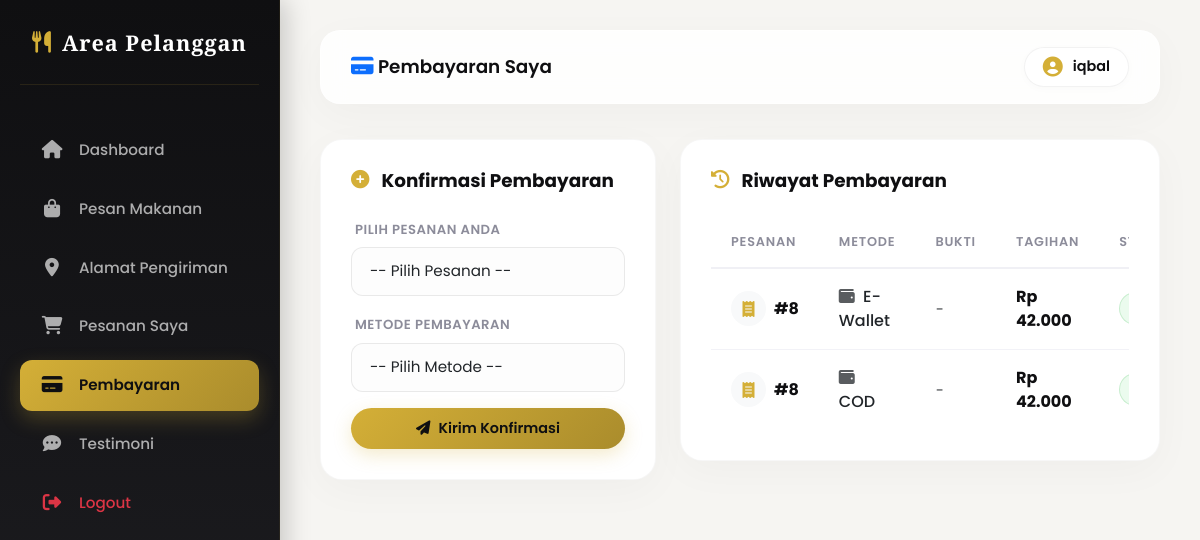
/pengunjung/pembayaran.php (signed in), run on the app's committed database.
### tables this page shows
CREATE TABLE `users` (
  `id` int(11) NOT NULL,
  `username` varchar(50) DEFAULT NULL,
  `password` varchar(255) NOT NULL,
  `role` enum('admin','petugas','pengunjung') DEFAULT NULL
);

CREATE TABLE `pembayaran` (
  `id` int(11) NOT NULL,
  `pesanan_id` int(11) DEFAULT NULL,
  `metode` varchar(50) DEFAULT NULL,
  `status` enum('pending','lunas') DEFAULT 'pending',
  `bukti_pembayaran` varchar(255) DEFAULT NULL
);

CREATE TABLE `pesanan` (
  `id` int(11) NOT NULL,
  `user_id` int(11) DEFAULT NULL,
  `alamat_id` int(11) DEFAULT NULL,
  `ongkir_id` int(11) DEFAULT NULL,
  `tanggal` timestamp NULL DEFAULT CURRENT_TIMESTAMP,
  `total` int(11) DEFAULT NULL,
  `status_pengiriman` varchar(50) DEFAULT 'Proses (Estimasi)'
);

### pengunjung/pembayaran.php (the view, shortened to what this page needs)
<?php
include '../koneksi.php';
$user_id = $_SESSION['id'];
$q_pengunjung = mysqli_query($conn, "SELECT username FROM users WHERE id='$user_id'");
$d_pengunjung = mysqli_fetch_assoc($q_pengunjung);
$nama_pengunjung = $d_pengunjung['username'];
$data = mysqli_query($conn,"
SELECT pembayaran.*, pesanan.total
FROM pembayaran
JOIN pesanan ON pembayaran.pesanan_id = pesanan.id
WHERE pesanan.user_id='$user_id'
ORDER BY pembayaran.id DESC
");
?>
<!DOCTYPE html>
<html lang="id">
<head>
    <link href="https://cdnjs.cloudflare.com/ajax/libs/font-awesome/6.5.0/css/all.min.css" rel="stylesheet">
    <link href="https://cdn.jsdelivr.net/npm/bootstrap@5.3.0/dist/css/bootstrap.min.css" rel="stylesheet">
    <link href="../css/dashboard.css" rel="stylesheet">
</head>
<body>
    <?php include '../includes/sidebar_pengunjung.php'; ?>
    <div class="main-content">
        <?php
        $topbar_title = "Pembayaran Saya";
        $user_name = $nama_pengunjung;
        $topbar_icon = '<i class="fa fa-credit-card text-primary"></i>';
        include '../includes/topbar.php';
        ?>
        <div class="row">
            <div class="col-lg-5 mb-4">
                <div class="card-premium">
                    <h5 class="card-title-premium"><i class="fa fa-plus-circle text-gold"></i> Konfirmasi Pembayaran</h5>
                    <form method="POST" enctype="multipart/form-data">
                        <div class="mb-3">
                            <label class="form-label-muted">Pilih Pesanan Anda</label>
                            <select name="pesanan_id" class="form-select" required>
                                <option value="">-- Pilih Pesanan --</option>
                            </select>
                        </div>
                        <div class="mb-3">
                            <label class="form-label-muted">Metode Pembayaran</label>
                            <select id="selectMetode" name="metode" class="form-select" required>
                                <option value="">-- Pilih Metode --</option>
                            </select>
                        </div>
                        <button name="tambah" class="btn-premium-primary w-100 justify-content-center">
                            <i class="fa fa-paper-plane"></i> Kirim Konfirmasi
                        </button>
                    </form>
                </div>
            </div>
            <div class="col-lg-7">
                <div class="card-premium">
                    <h5 class="card-title-premium mb-4"><i class="fa fa-history text-gold"></i> Riwayat Pembayaran</h5>
                    <div class="table-responsive">
                        <table class="table-premium">
                            <thead>
                                <tr>
                                    <th>Pesanan</th>
                                    <th>Metode</th>
                                    <th>Bukti</th>
                                    <th>Tagihan</th>
                                    <th>Status</th>
                                </tr>
                            </thead>
                            <tbody>
                                <?php if(mysqli_num_rows($data) > 0){ ?>
                                    <?php while($d=mysqli_fetch_array($data)){ ?>
                                    <tr>
                                        <td>
                                            <div class="d-flex align-items-center gap-2">
                                                <div class="bg-light p-2 rounded-circle text-primary d-flex align-items-center justify-content-center" style="width: 35px; height: 35px;">
                                                    <i class="fa fa-receipt text-gold"></i>
                                                </div>
                                                <strong>#<?= htmlspecialchars($d['pesanan_id']) ?></strong>
                                            </div>
                                        </td>
                                        <td>
                                            <span class="text-dark fw-medium">
                                                <i class="fa fa-wallet me-1 text-muted"></i> <?= htmlspecialchars($d['metode']) ?>
                                            </span>
                                        </td>
                                        <td>
                                            <?php if ($d['bukti_pembayaran'] != "" && file_exists('../upload/' . $d['bukti_pembayaran'])) { ?>
                                                <button type="button" class="btn btn-sm btn-light border rounded-pill px-3 py-1" onclick="showProofModal('<?= '../upload/' . htmlspecialchars($d['bukti_pembayaran']) ?>')">
                                                    <i class="fa fa-image text-gold"></i> Lihat
                                                </button>
                                            <?php } else { ?>
                                                <span class="text-muted small">-</span>
                                            <?php } ?>
                                        </td>
                                        <td>
                                            <span class="fw-bold">
                                                Rp <?= number_format($d['total'], 0, ',', '.') ?>
                                            </span>
                                        </td>
                                        <td>
                                            <?php if($d['status']=="pending"){ ?>
                                                <span class="status-badge pending">
                                                    <i class="fa fa-clock"></i> Pending
                                                </span>
                                            <?php } else { ?>
                                                <span class="status-badge lunas">
                                                </span>
                                            <?php } ?>
                                        </td>
                                    </tr>
                                    <?php } ?>
                                <?php } ?>
                            </tbody>
                        </table>
                    </div>
                </div>
            </div>
        </div>
    </div>
</body>
</html>

### includes/topbar.php (shortened to what this page needs)
<div class="topbar">
    <div class="topbar-title">
        <h5><?= isset($topbar_icon) ? $topbar_icon : '<i class="fa fa-chart-pie"></i>' ?> <?= htmlspecialchars($topbar_title) ?></h5>
    </div>
    <div class="topbar-profile">
        <div class="topbar-user">
            <i class="fa fa-user-circle"></i> <span><?= htmlspecialchars($user_name) ?></span>
        </div>
    </div>
</div>

### css/dashboard.css (style rules this page uses)
:root { --gold: #D4AF37; --gold-dark: #AA8C2C; --gold-light: rgba(212, 175, 55, 0.12); --gold-glow: rgba(212, 175, 55, 0.35); --dark: #0F0F11; --dark-medium: #1A1A1D; --dark-light: #242428; --sidebar-bg: linear-gradient(180deg, #0F0F11 0%, #1E1E22 100%); --bg-light: #F6F5F2; --card-shadow: 0 10px 40px rgba(0, 0, 0, 0.03); --hover-shadow: 0 20px 40px rgba(212, 175, 55, 0.08); --transition: all 0.4s cubic-bezier(0.16, 1, 0.3, 1); }
* { margin: 0; padding: 0; box-sizing: border-box; }
body { font-family: 'Poppins', sans-serif; background-color: var(--bg-light); color: var(--dark); min-height: 100vh; overflow-x: hidden; }
.main-content { margin-left: 280px; padding: 30px 40px; transition: var(--transition); min-height: 100vh; }
.topbar { background: rgba(255, 255, 255, 0.85); backdrop-filter: blur(12px); -webkit-backdrop-filter: blur(12px); padding: 16px 30px; border-radius: 20px; margin-bottom: 35px; display: flex; justify-content: space-between; align-items: center; box-shadow: var(--card-shadow); border: 1px solid rgba(255, 255, 255, 0.5); }
.topbar-title { display: flex; align-items: center; gap: 12px; }
.topbar-title h5 { margin: 0; font-weight: 600; color: var(--dark); font-size: 1.15rem; }
.topbar-title i { color: var(--gold); font-size: 1.25rem; }
.topbar-profile { display: flex; align-items: center; gap: 12px; }
.topbar-user { display: flex; align-items: center; gap: 10px; background: #ffffff; padding: 8px 18px; border-radius: 30px; border: 1px solid rgba(0, 0, 0, 0.05); box-shadow: 0 2px 8px rgba(0, 0, 0, 0.02); font-weight: 600; color: var(--dark); font-size: 0.9rem; }
.topbar-user i { font-size: 1.25rem; color: var(--gold); }
.card-premium { background: #ffffff; border-radius: 22px; border: 1px solid rgba(0, 0, 0, 0.03); padding: 30px; box-shadow: var(--card-shadow); transition: var(--transition); }
.card-title-premium { font-weight: 700; color: var(--dark); font-size: 1.15rem; margin-bottom: 25px; display: flex; align-items: center; gap: 12px; }
.card-title-premium i { color: var(--gold); }
.table-responsive { scrollbar-width: none; }
.table-premium { width: 100%; margin-bottom: 0; }
.table-premium th { border-bottom: 2px solid #f0f0f5; color: #8c8c9a; font-weight: 600; text-transform: uppercase; font-size: 0.8rem; letter-spacing: 0.8px; padding: 16px 20px; background-color: transparent; }
.table-premium td { vertical-align: middle; padding: 16px 20px; color: var(--dark); font-weight: 500; border-bottom: 1px solid #f2f2f7; background-color: transparent; transition: var(--transition); }
.table-premium tbody tr { transition: var(--transition); }
.table-premium tbody tr:last-child td { border-bottom: none; }
.status-badge { padding: 6px 14px; border-radius: 30px; font-weight: 600; font-size: 0.8rem; display: inline-flex; align-items: center; gap: 6px; }
.status-badge.lunas { background-color: #ebfbee; color: #37b24d; border: 1px solid rgba(55, 178, 77, 0.2); }
.btn-premium-primary { background: linear-gradient(135deg, var(--gold) 0%, var(--gold-dark) 100%); color: var(--dark) !important; border: none; border-radius: 30px; padding: 10px 24px; font-weight: 600; font-size: 0.9rem; display: inline-flex; align-items: center; gap: 8px; text-decoration: none; transition: var(--transition); box-shadow: 0 6px 18px rgba(212, 175, 55, 0.25); }
.form-control, .form-select { border-radius: 12px; padding: 12px 18px; border: 1px solid rgba(0, 0, 0, 0.08); background: #FDFDFD; font-size: 0.95rem; transition: var(--transition); }
.form-label-muted { font-size: 0.825rem; font-weight: 600; color: #8c8c9a; text-transform: uppercase; letter-spacing: 0.5px; margin-bottom: 8px; margin-left: 4px; }

### pengunjung/pembayaran.php (style rules this page uses)
.text-gold { color: #D4AF37; }

### data on the page
users: username "iqbal"
pembayaran: pesanan "8", metode "E-Wallet", pesanan.total "42.000"
pembayaran: pesanan "8", metode "COD", pesanan.total "42.000"

### other printed values
$topbar_title "Pembayaran Saya"
